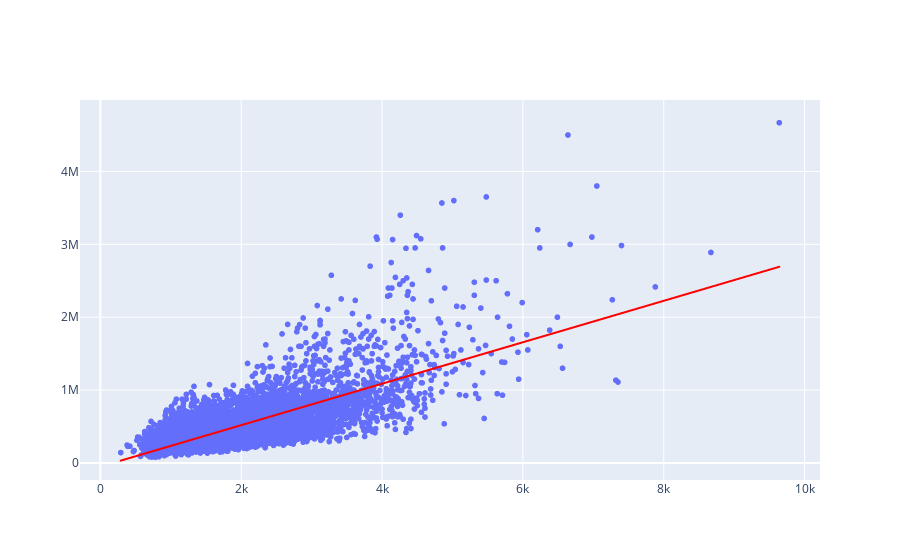

Notebook code for this chart:
### Code cell
grath_1 = px.scatter(x = x_houses_test.ravel(), y = y_houses_test)
grath_2 = px.line(x = x_houses_test.ravel(), y = predict_test)
grath_2.data[0].line.color = 'red'

grath_3 =go.Figure(data=grath_1.data + grath_2.data )
grath_3

### Figure 1 — Plotly figure (JSON) as saved in the notebook; plotly's stock layout.template omitted (floating-point values rounded to 4 significant figures; data arrays with more than 128 entries replaced by an {"elided": "..."} marker saying what was removed)
{"data": [{"hovertemplate": "x=%{x}<br>y=%{y}<extra></extra>", "legendgroup": "", "marker": {"color": "#636efa", "symbol": "circle"}, "mode": "markers", "name": "", "showlegend": false, "type": "scattergl", "x": {"elided": "6483 int values"}, "xaxis": "x", "y": {"elided": "6483 int values"}, "yaxis": "y"}, {"hovertemplate": "x=%{x}<br>y=%{y}<extra></extra>", "legendgroup": "", "line": {"color": "red", "dash": "solid"}, "marker": {"symbol": "circle"}, "mode": "lines", "name": "", "showlegend": false, "type": "scattergl", "x": {"elided": "6483 int values"}, "xaxis": "x", "y": {"elided": "6483 float values"}, "yaxis": "y"}], "layout": {}}
